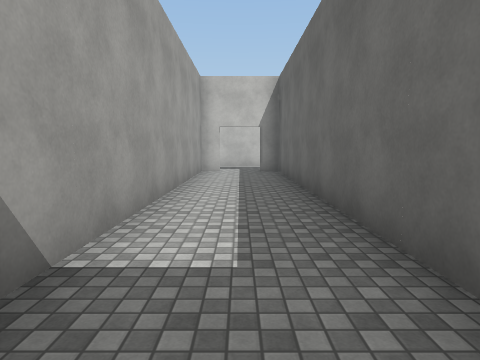
[1] (above)

22 first-person views from a walk through a scene from a Unity 3-D project. The camera is 1.5 m above the floor, tilts 6° down and sees 75° across. The floor is counted in squares, 2 m on a side. Each view is taken from the middle of a square. On the plan, view 1 faces up. The plan holds only what a view shows up to about 10 squares ahead; the rest is blank. The place goes on beyond the plan. Surface patterns are stand-ins for the level's own textures.

[2]
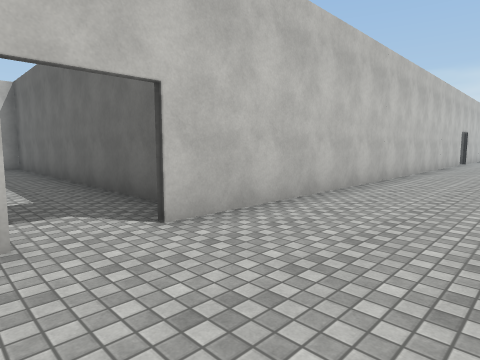

[3]
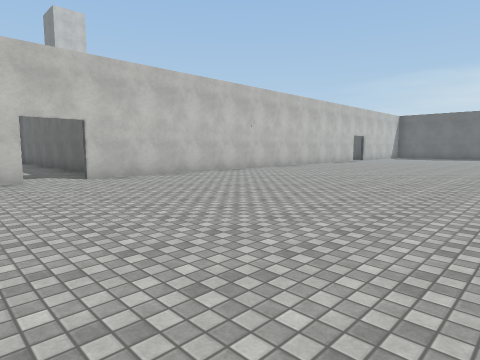

[4]
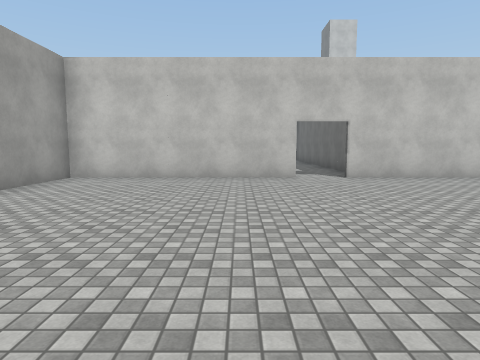

[5]
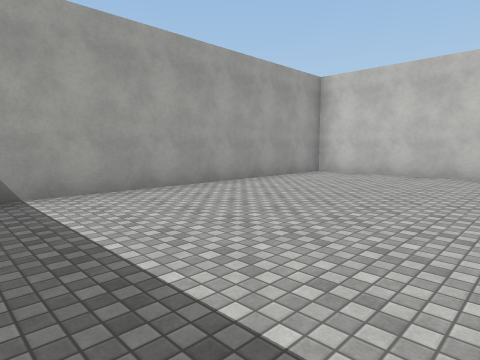

[6]
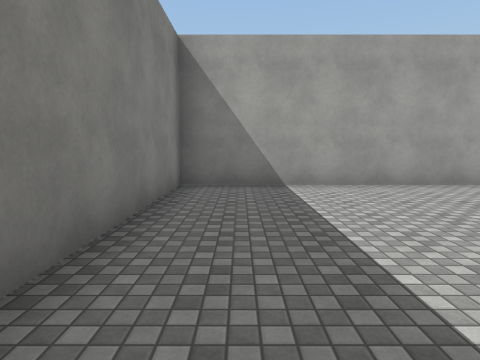

[7]
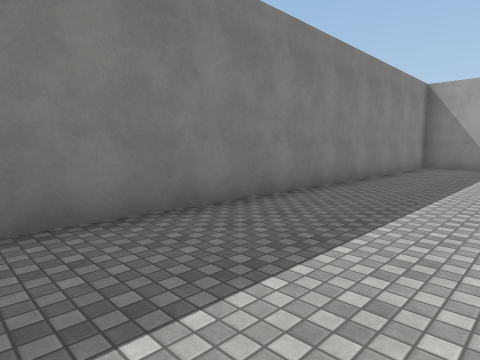

[8]
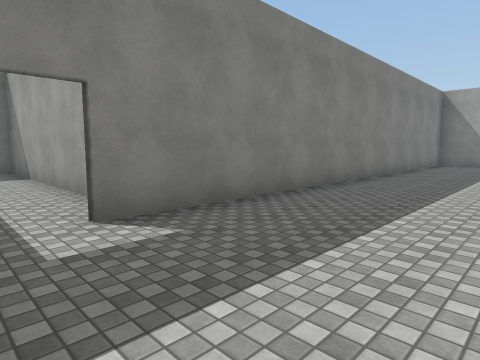

[9]
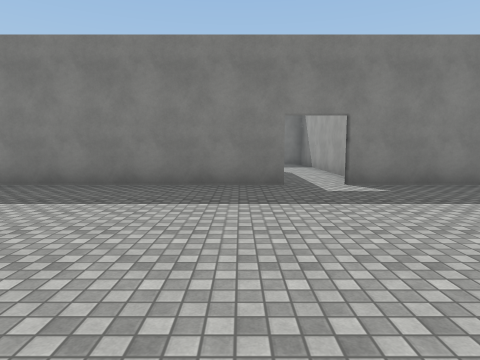

[10]
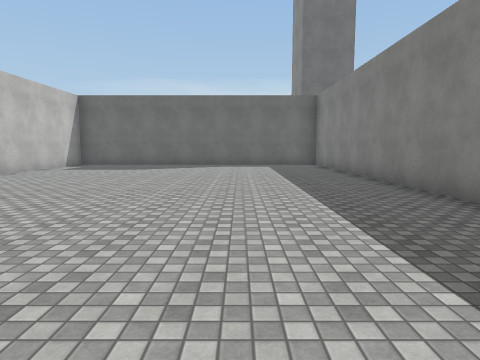

[11]
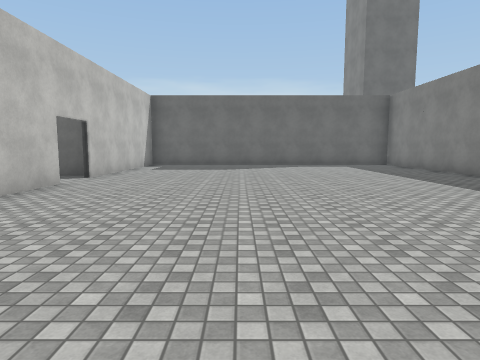

[12]
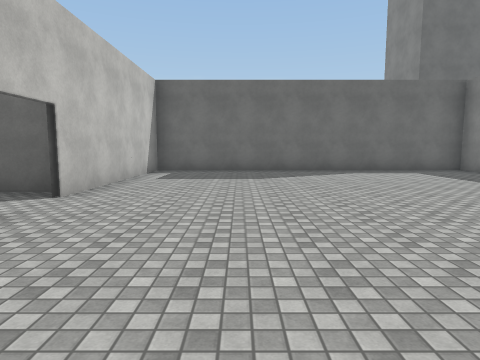

[13]
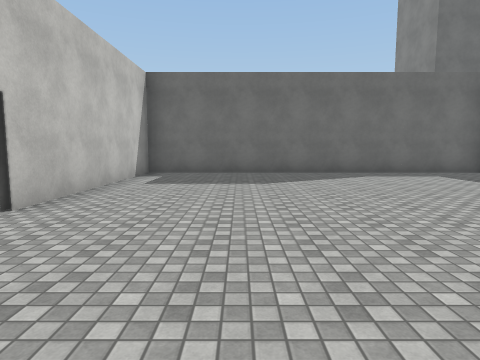

[14]
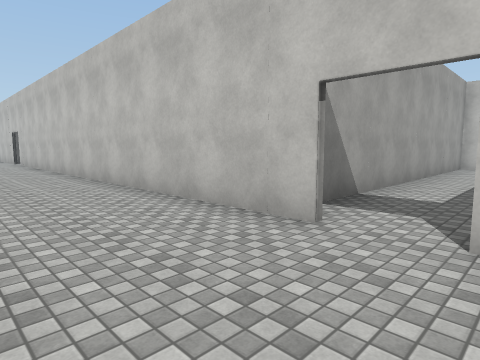

[15]
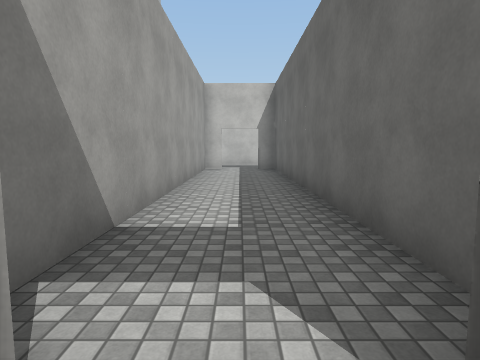

[16]
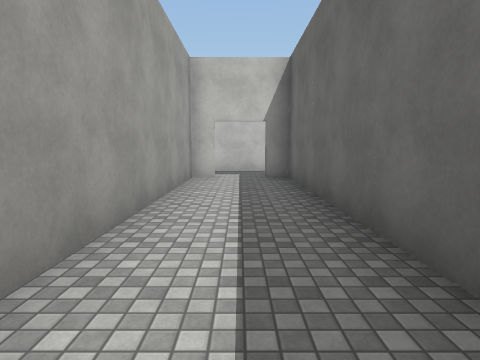

[17]
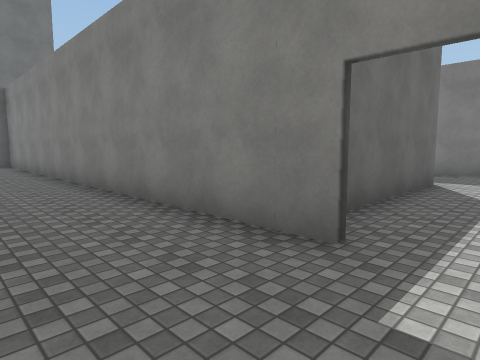

[18]
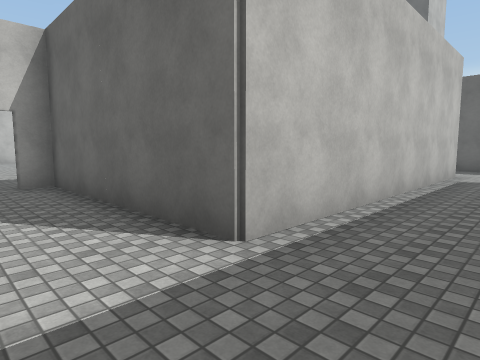

[19]
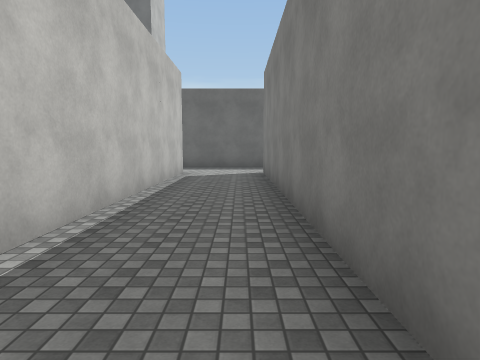

[20]
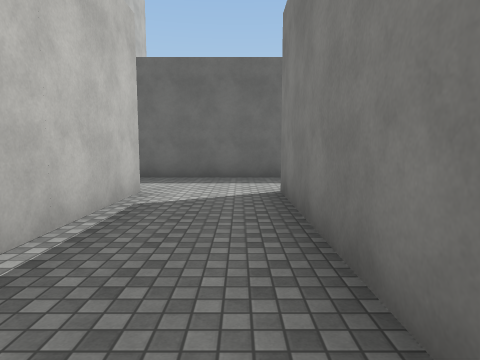

[21]
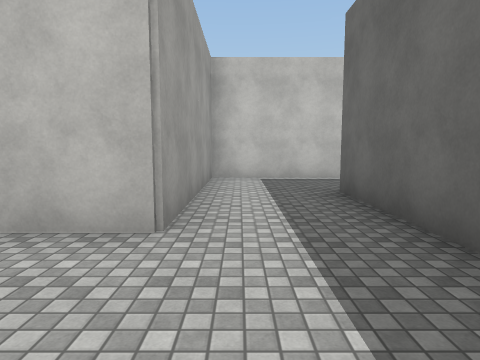

[22]
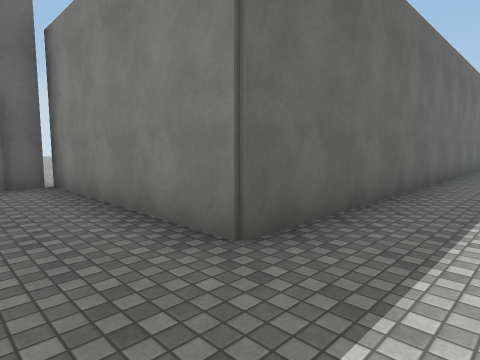

### Floor plan
Points are (right, up) in squares from view 1. A wall is a line through its corners. A room is listed if a view was taken in it or the views show most of it. See-through windows are left out.
Room 1 (view 1)
walls: (1.2, 0.8) (1.2, 9.7) (0.6, 9.7); (-0.6, 9.7) (-1.2, 9.7) (-1.2, 1.5)
ways out: opening at (0, 0) to room 2; opening at (0, 10)
Room 2 (views 2, 3, 4, 5, 6, 7, 8, 9, 10, 11, 12, 13, 14, 15, 17, 18, 19, 20, 21, 22)
walls: (8, -10.2) (21.2, -10.2) (21.2, -0.3) (15.6, -0.3); (6.3, -11.9) (6.3, -17.7) (16.2, -17.7); (14.5, -0.3) (0.6, -0.3); (19.5, -10.3) (16.3, -10.3) (16.3, -15.3) (8.7, -15.3) (8.7, -10.3) (8.1, -10.3); (-0.5, -0.3) (-6.2, -0.3) (-6.2, -10.2) (6.9, -10.2); (18.7, -21.5) (18.7, -12.7) (23.6, -12.7) (23.6, -11.9)
ways out: opening at (0, 0) to room 1; opening at (15, 0) to room 3
Room 3 (view 16)
walls: (14.5, 9.7) (13.8, 9.7) (13.8, 0.5); (16.2, 0) (16.2, 9.7) (15.6, 9.7)
ways out: opening at (15, 0) to room 2; opening at (15, 10)

Positions as (right, up) in squares from view 1, and headings:
1: (0, 0), facing up
2: (-1, -3), facing up-right
3: (-2, -8), facing up-right
4: (-2, -8), facing up
5: (-1, -9), facing up-left
6: (0, -9), facing left
7: (6, -7), facing down-left
8: (8, -7), facing down-left
9: (9, -4), facing down
10: (8, -7), facing right
11: (8, -4), facing right
12: (11, -3), facing right
13: (12, -3), facing right
14: (16, -3), facing up-left
15: (15, -1), facing up
16: (15, 2), facing up
17: (7, -8), facing down-right
18: (7, -17), facing up-right
19: (7, -17), facing right
20: (11, -17), facing right
21: (17, -18), facing up
22: (17, -11), facing down-right
